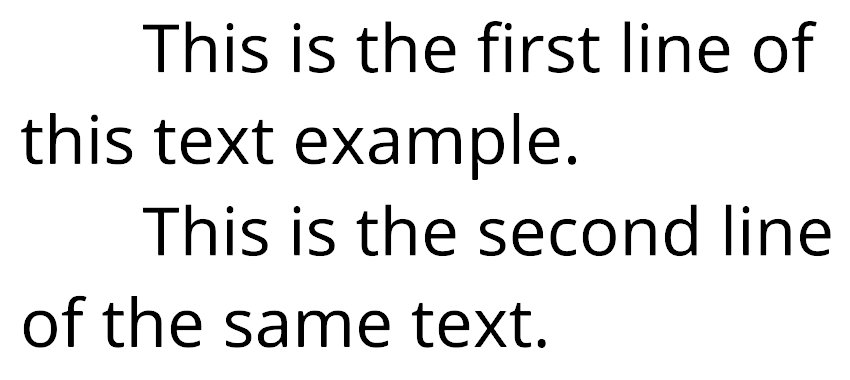
#> input picture test_2.png, 850 x 380 px, given in place of pbIdS.png, which was not available
$ jupyter execute --allow-errors character_recognition_from_image.ipynb
#> lines starting #> are read from the running program, lines starting #| are printed output that depends on the picture; after the words box and inside, x2 and y2 are one past the last pixel; in counts of white or black regions, pixels touching at a corner belong together; pictures that were not available may be replaced by others from this repository, and a replacement may not be noted
[cell 1]
import requests

#> (a cell that did not finish here is left out)

[cell 3]
from IPython.display import HTML, clear_output
clear_output()

[cell 4]
clear_output()

[cell 5]
from PIL import Image
import pytesseract
import cv2
import numpy as np
from pytesseract import Output
import re

[cell 6]
pytesseract.pytesseract.tesseract_cmd = r'C:\\Program Files\\Tesseract-OCR\\tesseract.exe'

[cell 7]
# Reading image form url
image = Image.open(requests.get('https://i.stack.imgur.com/pbIdS.png', stream=True).raw)
#> image is the input picture: PIL image 850x380 L; min 0, max 255, mean 232.5
image = image.resize((300,150))
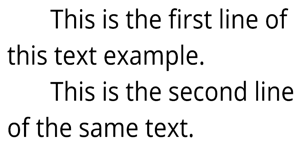
#> image: PIL image 300x150 L; min 0, max 255, mean 232.4
image.save('sample.png')
image

[cell 8]
from PIL import Image
import pytesseract
import os

def load_and_read_image(image_filename, base_folder=None):
#> called with image_filename = 'test-3.png'
    if base_folder is None:
        # If no base folder is provided, use the current working directory
        base_folder = os.getcwd()

    # Construct the full path to the image
    image_path = os.path.join(base_folder, image_filename)

    # Load and read text from the image
    try:
        with Image.open(image_path) as img:
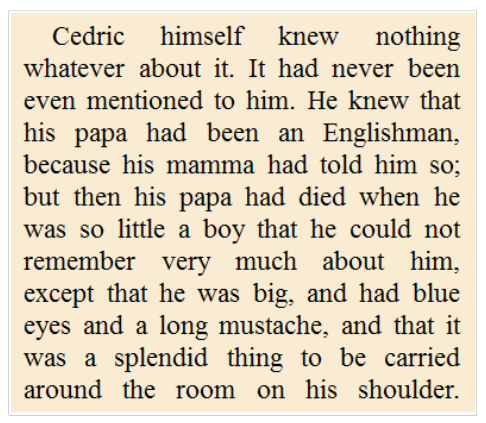
#> input picture test-3.png, 486 x 423 px, found by its file name
#> img is the input picture: PIL image 486x423 RGB; mean R, G, B 224.5, 213.3, 193.3
            img.show()  # Display the image using an external viewer
            text = pytesseract.image_to_string(img)
            return text
    except IOError:
        print(f"Error: Unable to load image from {image_path}. Make sure the file exists.")
        return None

# Example usage
#print("Current working directory:", os.getcwd())
#> (the rest of this cell did not finish here and is left out)

[cell 9]
custom_config = r'-l eng --oem 3 --psm 6'
#> (the rest of this cell did not finish here and is left out)

#> (a cell that did not finish here is left out)

[cell 11]
image = cv2.imread('sample.png')
#> image: shape (150, 300, 3); min 0, max 255, mean 232.4

[cell 12]
def get_grayscale(image):
    return cv2.cvtColor(image, cv2.COLOR_BGR2GRAY)
gray = get_grayscale(image)
Image.fromarray(gray)

[cell 13]
def remove_noise(image):
    return cv2.medianBlur(image,5)
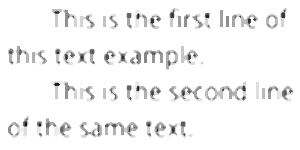
#> returned value: shape (150, 300); min 17, max 255, mean 244.5
noise = remove_noise(gray)
Image.fromarray(gray)

[cell 14]
def thresholding(image):
    return cv2.threshold(image, 0, 255, cv2.THRESH_BINARY + cv2.THRESH_OTSU)[1]
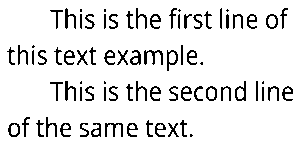
#> returned value: shape (150, 300); 90.5% white; black in thin lines or dots, all inside (x1, y1, x2, y2) = (7, 8, 293, 137)
thresh = thresholding(gray)
Image.fromarray(thresh)

[cell 15]
def erode(image):
    kernel = np.ones((5,5),np.uint8)
    return cv2.erode(image, kernel, iterations = 1)
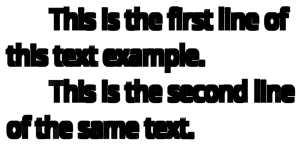
#> returned value: shape (150, 300); min 0, max 255, mean 175.8
erode = erode(gray)
Image.fromarray(erode)

[cell 16]
def opening(image):
    kernel = np.ones((5,5),np.uint8)
    return cv2.morphologyEx(image, cv2.MORPH_OPEN, kernel)
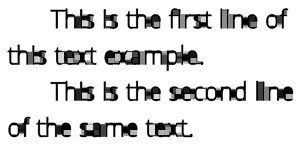
#> returned value: shape (150, 300); min 0, max 255, mean 220.2
opening = opening(gray)
Image.fromarray(opening)

[cell 17]
def canny(image):
    return cv2.Canny(image, 100, 200)
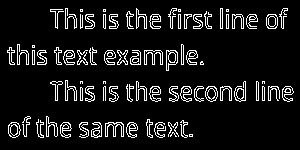
#> returned value: shape (150, 300); 9.5% white in thin lines or dots, all inside (x1, y1, x2, y2) = (7, 8, 294, 138)
canny = canny(gray)
Image.fromarray(canny)

[cell 18]
def deskew(image):
    coords = np.column_stack(np.where(image > 0))
#> coords = 43706 pairs, first value 0 to 149, second value 0 to 299
    angle = cv2.minAreaRect(coords)[-1]
#> angle = -90
    if angle < -45:
        angle = -(90 + angle)
#> angle = 0
    else:
        angle = -angle
    (h, w) = image.shape[:2]
#> h = 150; w = 300
    center = (w // 2, h // 2)
#> center = (150, 75)
    M = cv2.getRotationMatrix2D(center, angle, 1.0)
#> M = [[1, 0, 0], [0, 1, 0]]
    rotated = cv2.warpAffine(image, M, (w, h), flags=cv2.INTER_CUBIC, borderMode=cv2.BORDER_REPLICATE)
    return rotated
rotated = deskew(gray)
Image.fromarray(rotated)

[cell 19]
def match_template(image, template):
    return cv2.matchTemplate(image, template, cv2.TM_CCOEFF_NORMED)
match = match_template(gray, gray)
#> match = [1]
match
#> Out = [1]

[cell 20]
img = cv2.imread('sample.png')
h, w, c = img.shape
#> h = 150; w = 300; c = 3
#> (the rest of this cell did not finish here and is left out)
